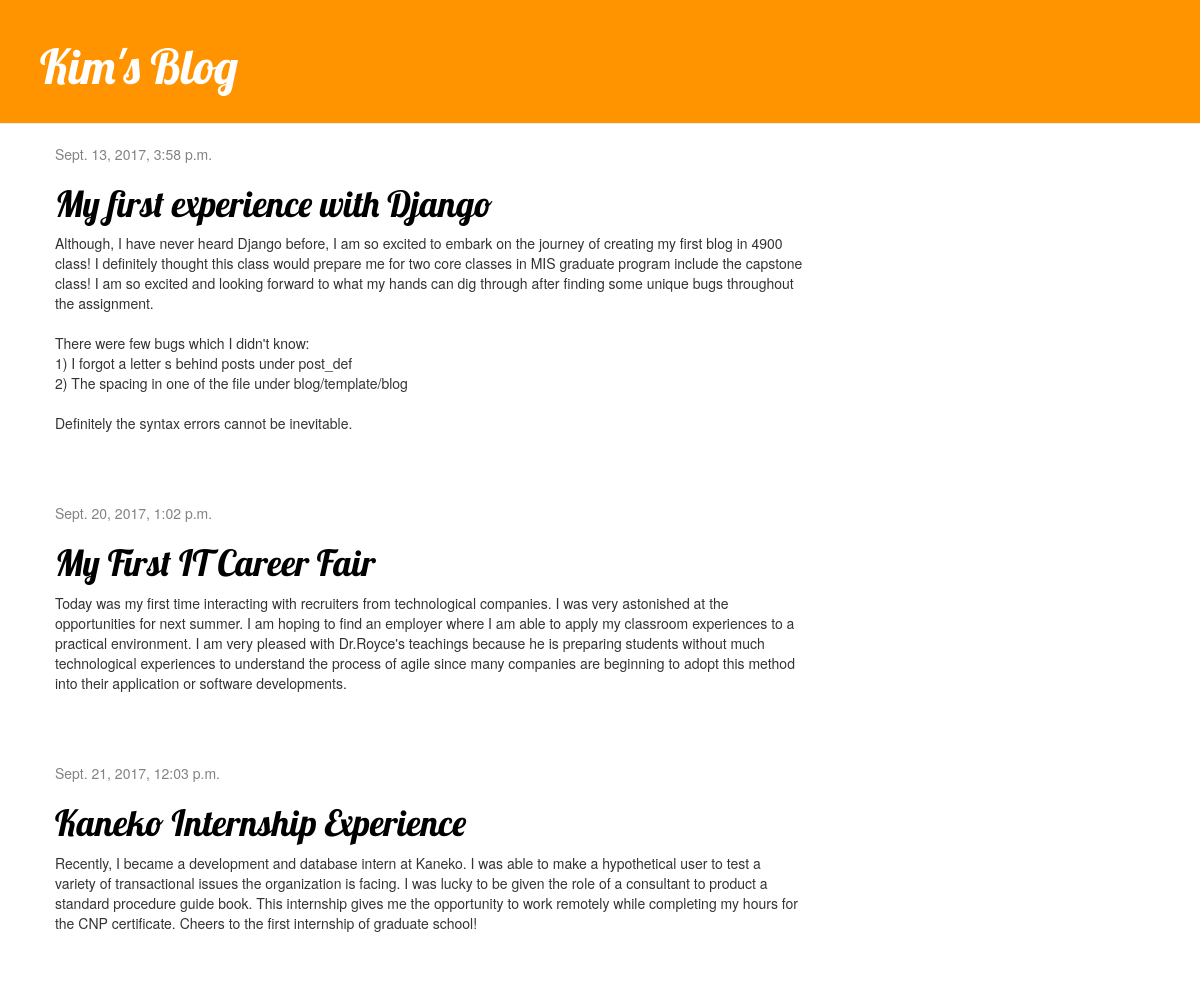
The page / on the database its author committed.
### blog/models.py (models this page shows, shortened)
class Post(models.Model):
    author = models.ForeignKey('auth.User')
    title = models.CharField(max_length=200)
    text = models.TextField()
    created_date = models.DateTimeField(
            default=timezone.now)
    published_date = models.DateTimeField(
            blank=True, null=True)

### blog/views.py (the view)
# urls.py: url(r'^$', views.post_list, name='post_list'),
def post_list(request):
    posts = Post.objects.filter(published_date__lte=timezone.now()).order_by('published_date')
    return render(request, 'blog/post_list.html', {'posts': posts})

### blog/templates/blog/post_list.html
{% extends 'blog/base.html' %}
{% block content %}
    {% for post in posts %}
        <div class="post">
            <div class="date">
                {{ post.published_date }}
            </div>
            <h1><a href="{% url 'post_detail' pk=post.pk %}">{{ post.title }}</a></h1>
            <p>{{ post.text|linebreaksbr }}</p>
        </div>
    {% endfor %}
{% endblock %}

### blog/templates/blog/base.html (shortened to what this page needs)
{% load staticfiles %}
<html>
    <head>
        <link rel="stylesheet" href="//maxcdn.bootstrapcdn.com/bootstrap/3.2.0/css/bootstrap.min.css">
        <link rel="stylesheet" href="//maxcdn.bootstrapcdn.com/bootstrap/3.2.0/css/bootstrap-theme.min.css">
        <link rel="stylesheet" href="{% static 'css/blog.css' %}">
    </head>
    <body>
        <div class="page-header">
            <h1><a href="/">Kim's Blog</a></h1>
        </div>
        <div class="content container">
            <div class="row">
                <div class="col-md-8">
                    {% block content %}
                    {% endblock %}
                </div>
            </div>
        </div>
    </body>
</html>

### blog/static/css/blog.css (style rules this page uses)
.page-header { background-color: #ff9400; margin-top: 0; padding: 20px 20px 20px 40px; }
.page-header h1, .page-header h1 a, .page-header h1 a:visited, .page-header h1 a:active { color: #ffffff; font-size: 36pt; text-decoration: none; }
.content { margin-left: 40px; }
h1, h2, h3, h4 { font-family: 'Lobster', cursive; }
.date { color: #828282; }
.post { margin-bottom: 70px; }
.post h1 a, .post h1 a:visited { color: #000000; }

### rows shown on the page
Post: published_date "Sept. 13, 2017, 3:58 p.m.", title "My first experience with Django", text "Although, I have never heard Django before, I am so excited to embark on the journey of creating my first blog in 4900 class! I definitely thought this class would prepare me for two core classes in MIS graduate program include the capstone class! I am so excited and looking forward to what my hands can dig through after finding some unique bugs throughout the assignment. There were few bugs which I didn't know: 1) I forgot a letter s behind posts under post_def 2) The spacing in one of the file under blog/template/blog Definitely the syntax errors cannot be inevitable."
Post: published_date "Sept. 20, 2017, 1:02 p.m.", title "My First IT Career Fair", text "Today was my first time interacting with recruiters from technological companies. I was very astonished at the opportunities for next summer. I am hoping to find an employer where I am able to apply my classroom experiences to a practical environment. I am very pleased with Dr.Royce's teachings because he is preparing students without much technological experiences to understand the process of agile since many companies are beginning to adopt this method into their application or software developments."
Post: published_date "Sept. 21, 2017, 12:03 p.m.", title "Kaneko Internship Experience", text "Recently, I became a development and database intern at Kaneko. I was able to make a hypothetical user to test a variety of transactional issues the organization is facing. I was lucky to be given the role of a consultant to product a standard procedure guide book. This internship gives me the opportunity to work remotely while completing my hours for the CNP certificate. Cheers to the first internship of graduate school!"
